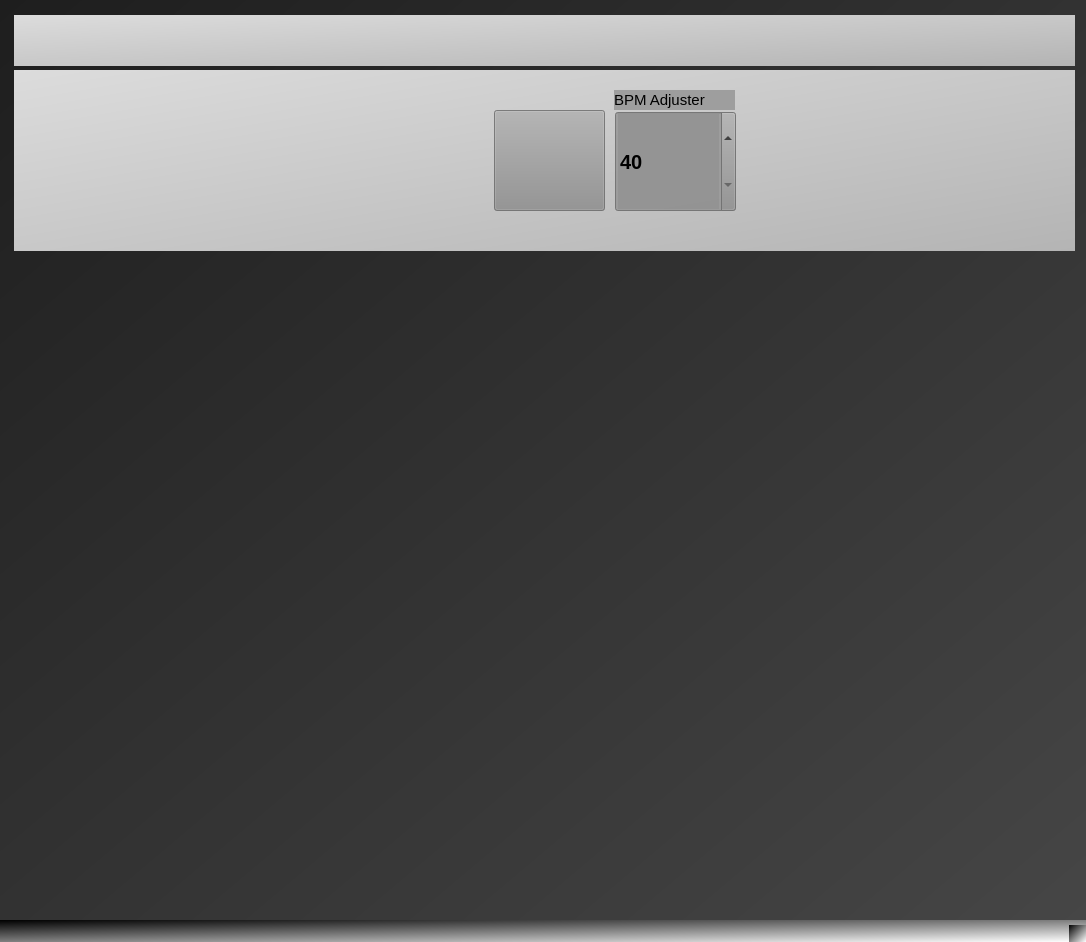
<?xml version="1.0" encoding="UTF-8"?>
<ui version="4.0">
 <class>MainWindow</class>
 <widget class="QMainWindow" name="MainWindow">
  <property name="geometry">
   <rect>
    <x>0</x>
    <y>0</y>
    <width>1086</width>
    <height>942</height>
   </rect>
  </property>
  <property name="minimumSize">
   <size>
    <width>1086</width>
    <height>942</height>
   </size>
  </property>
  <property name="windowTitle">
   <string>MainWindow</string>
  </property>
  <property name="styleSheet">
   <string notr="true">background-color: qlineargradient(spread:pad, x1:0, y1:0, x2:1, y2:1, stop:0 rgb(0, 0, 0), stop:1 rgb(255, 255, 255));
</string>
  </property>
  <widget class="QWidget" name="centralwidget">
   <property name="styleSheet">
    <string>background: qlineargradient(spread:pad, x1:0, y1:0, x2:1, y2:1, stop:0 rgba(30, 30, 30, 255), stop:1 rgba(70, 70, 70, 255));</string>
   </property>
   <widget class="QLabel" name="music_title">
    <property name="geometry">
     <rect>
      <x>14</x>
      <y>15</y>
      <width>1061</width>
      <height>51</height>
     </rect>
    </property>
    <property name="font">
     <font>
      <family>Tw Cen MT Condensed Extra Bold</family>
      <pointsize>15</pointsize>
     </font>
    </property>
    <property name="styleSheet">
     <string notr="true">
background-color: qlineargradient(spread:pad, x1:0, y1:0, x2:1, y2:1, stop:0 rgb(220, 220, 220), stop:1 rgb(180, 180, 180));</string>
    </property>
    <property name="text">
     <string/>
    </property>
    <property name="alignment">
     <set>Qt::AlignCenter</set>
    </property>
   </widget>
   <widget class="QWidget" name="performance_toolbar" native="true">
    <property name="geometry">
     <rect>
      <x>14</x>
      <y>70</y>
      <width>1061</width>
      <height>181</height>
     </rect>
    </property>
    <property name="styleSheet">
     <string notr="true">
background-color: qlineargradient(spread:pad, x1:0, y1:0, x2:1, y2:1, stop:0 rgb(220, 220, 220), stop:1 rgb(180, 180, 180));</string>
    </property>
    <widget class="QPushButton" name="record_btn">
     <property name="geometry">
      <rect>
       <x>480</x>
       <y>40</y>
       <width>111</width>
       <height>101</height>
      </rect>
     </property>
     <property name="styleSheet">
      <string>background-color: rgba(145, 145, 145, 200);</string>
     </property>
     <property name="text">
      <string/>
     </property>
     <property name="icon">
      <iconset>
       <normalon>../../../Downloads/Icons/record.png</normalon>
      </iconset>
     </property>
     <property name="iconSize">
      <size>
       <width>500</width>
       <height>105</height>
      </size>
     </property>
     <property name="flat">
      <bool>false</bool>
     </property>
    </widget>
    <widget class="QSpinBox" name="bpm_slider">
     <property name="geometry">
      <rect>
       <x>601</x>
       <y>41</y>
       <width>121</width>
       <height>101</height>
      </rect>
     </property>
     <property name="font">
      <font>
       <pointsize>15</pointsize>
       <weight>75</weight>
       <bold>true</bold>
      </font>
     </property>
     <property name="styleSheet">
      <string>background-color: rgba(145, 145, 145, 200);</string>
     </property>
     <property name="minimum">
      <number>40</number>
     </property>
     <property name="maximum">
      <number>240</number>
     </property>
    </widget>
    <widget class="QLabel" name="label_bpm">
     <property name="geometry">
      <rect>
       <x>600</x>
       <y>20</y>
       <width>121</width>
       <height>20</height>
      </rect>
     </property>
     <property name="font">
      <font>
       <pointsize>11</pointsize>
      </font>
     </property>
     <property name="styleSheet">
      <string>background-color: rgba(145, 145, 145, 200); border-color: rgb(88, 88, 88);</string>
     </property>
     <property name="text">
      <string>BPM Adjuster</string>
     </property>
    </widget>
   </widget>
  </widget>
  <widget class="QMenuBar" name="menubar">
   <property name="geometry">
    <rect>
     <x>0</x>
     <y>0</y>
     <width>1086</width>
     <height>26</height>
    </rect>
   </property>
  </widget>
  <widget class="QStatusBar" name="statusbar"/>
 </widget>
 <resources/>
 <connections/>
</ui>
